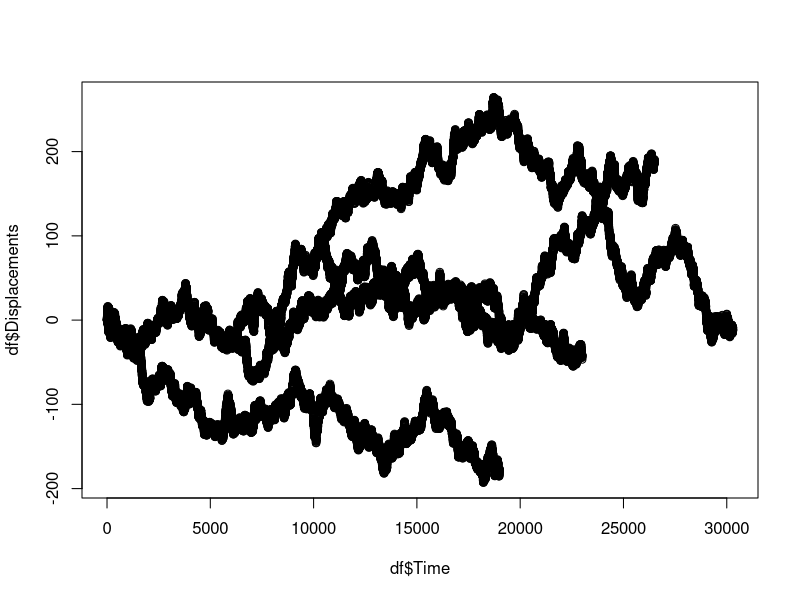
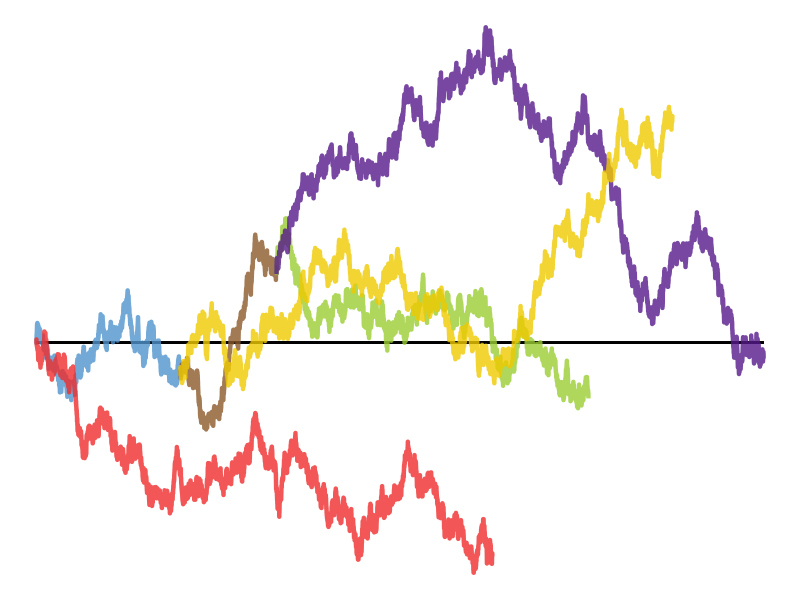

Recreate these plots in R, in order.
setwd("~/EBOVPhyloHawkes")
library(ggplot2)
library(reshape2)

#source("grid_arrange.R")

set.seed(666)

blue <- 60
red <- 190
brown <- 40
yellow <- 205
purple <- 203
green <- 130

rps <- 100
set.seed(4)

bluePath <- cumsum(rnorm(blue*rps))
redPath  <- cumsum(rnorm(red*rps)) 
brownPath <- cumsum(rnorm(brown*rps)) + bluePath[length(bluePath)]
yellowPath <- cumsum(rnorm(yellow*rps)) + bluePath[length(bluePath)]
purplePath <- cumsum(rnorm(purple*rps)) + brownPath[length(brownPath)]
greenPath <- cumsum(rnorm(green*rps)) + brownPath[length(brownPath)]
Displacements <- c(bluePath,redPath,brownPath,yellowPath,purplePath,greenPath)
Time <- c(1:(blue*rps),
          1:(red*rps),
          (blue*rps+1):(blue*rps+brown*rps),
          (blue*rps+1):(blue*rps+yellow*rps),
          (blue*rps+brown*rps+1):(blue*rps+brown*rps+purple*rps),
          (blue*rps+brown*rps+1):(blue*rps+brown*rps+green*rps))

df <- data.frame(Displacements,Time)
plot(df$Time,df$Displacements)

df$Colors <- c(rep("Blue",blue*rps),
               rep("Red",red*rps),
               rep("Brown",brown*rps),
               rep("Yellow",yellow*rps),
               rep("Purple",purple*rps),
               rep("Green",green*rps))
df$Colors <- factor(df$Colors)

gg <- ggplot(df,aes(x=Time,y=Displacements,color=Colors))+
  geom_segment(x = 0,y=0,yend=0,xend=max(Time),color="black") +
  geom_line(size=1.5,alpha=0.8) +
  scale_color_manual(values=c("steelblue3","tan4","yellowgreen","purple4","firebrick2","gold2")) +
  theme_void()+
  theme(legend.position = "none") 
gg

  
